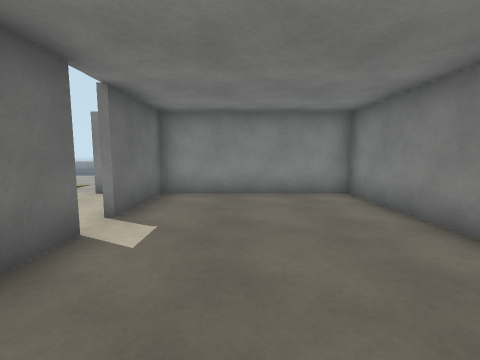
[1] (above)

24 first-person views from a walk through a robot-simulator world made for Gazebo. The camera is 1.2 m above the floor, tilts 6° down and sees 90° across. Floor lines are 1 m apart. The floor is counted in squares, 1 m on a side. Each view is taken from the middle of a square. On the plan, view 1 faces up. The plan holds only what a view shows up to about 11 squares ahead; the rest is blank. The place goes on beyond the plan. Robots are left out.

[2]
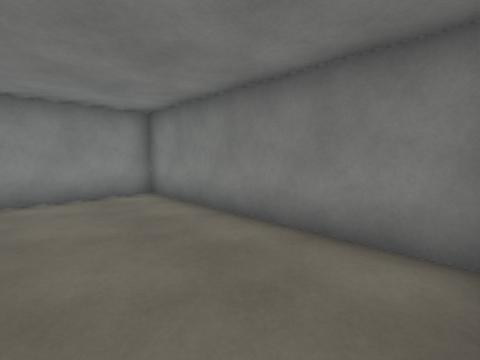

[3]
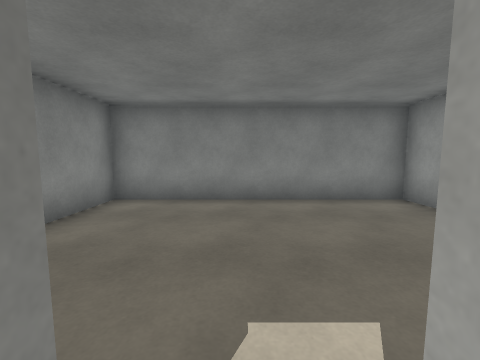

[4]
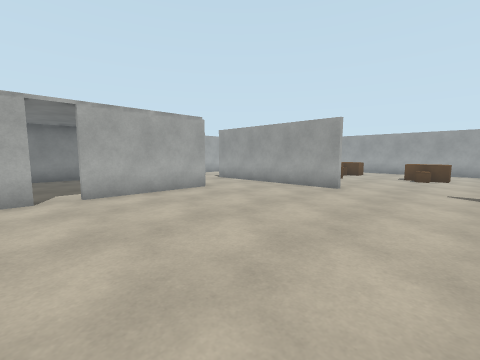

[5]
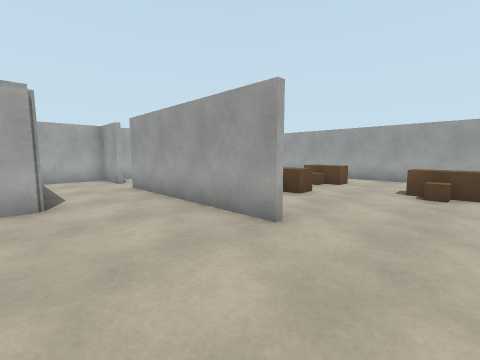

[6]
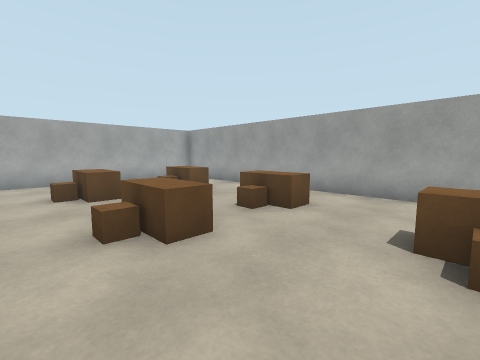

[7]
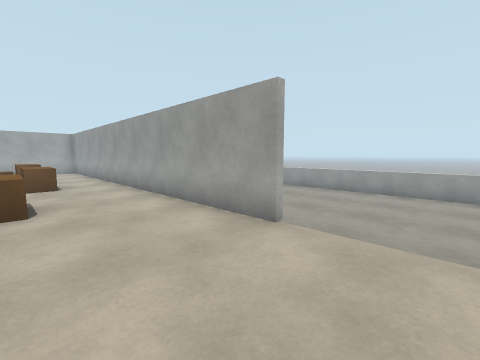

[8]
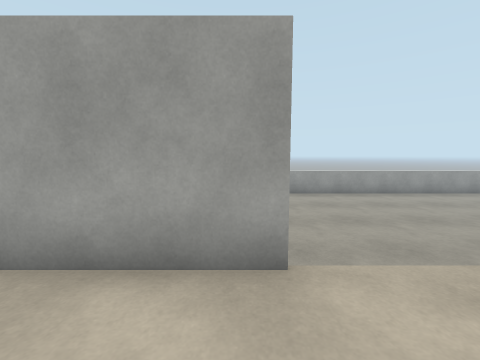

[9]
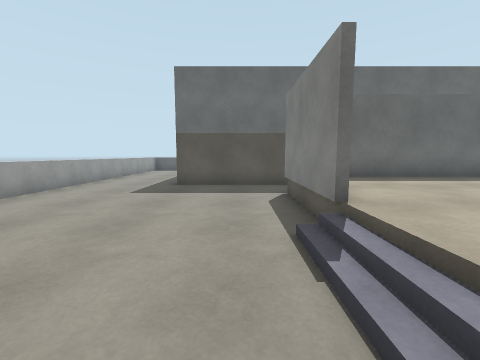

[10]
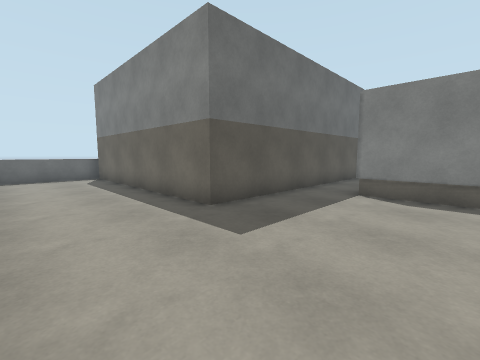

[11]
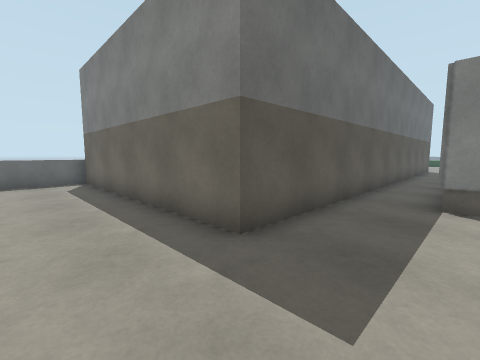

[12]
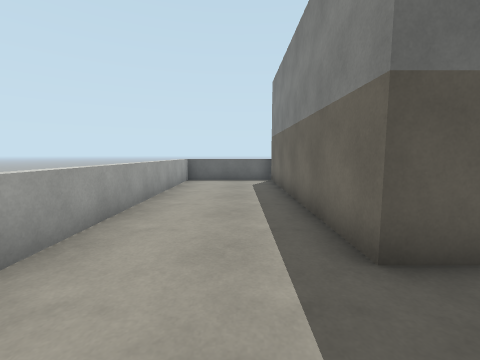

[13]
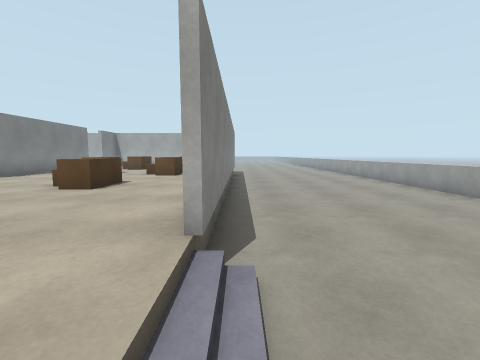

[14]
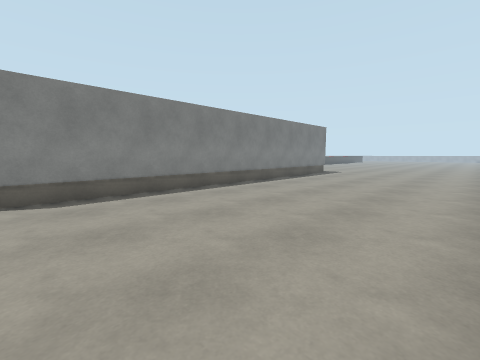

[15]
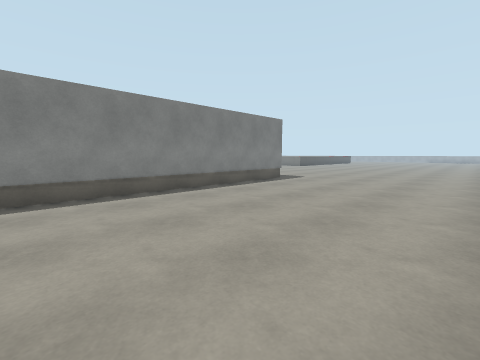

[16]
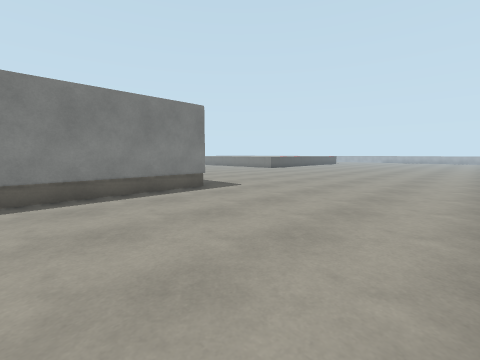

[17]
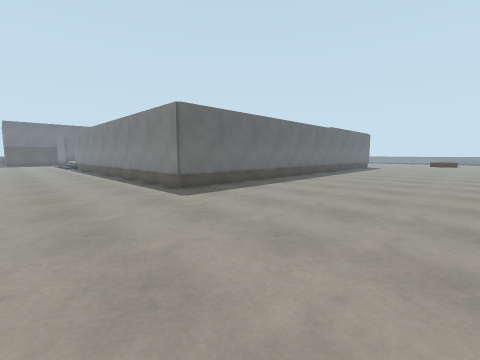

[18]
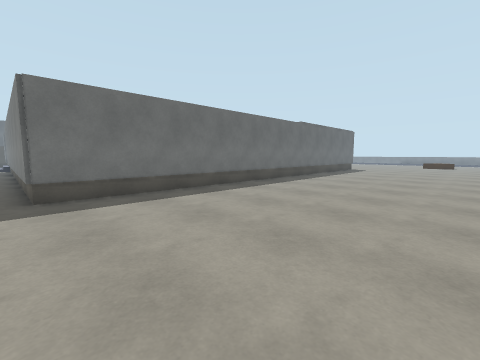

[19]
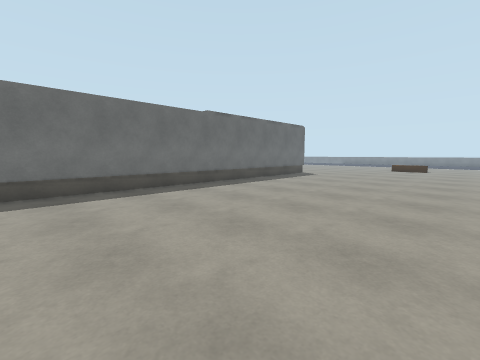

[20]
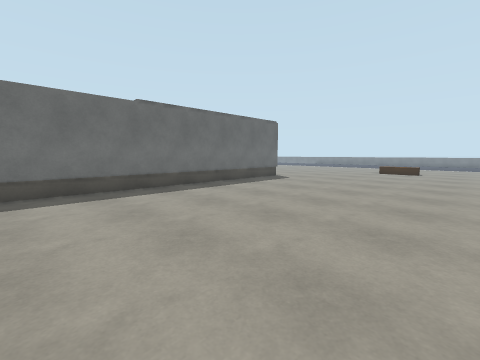

[21]
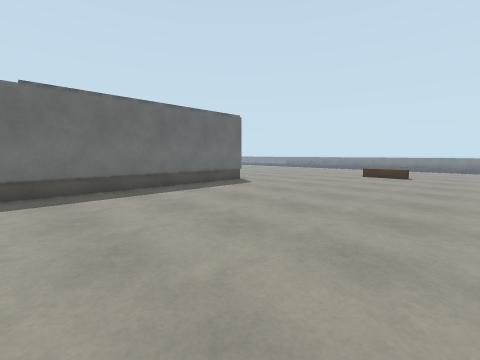

[22]
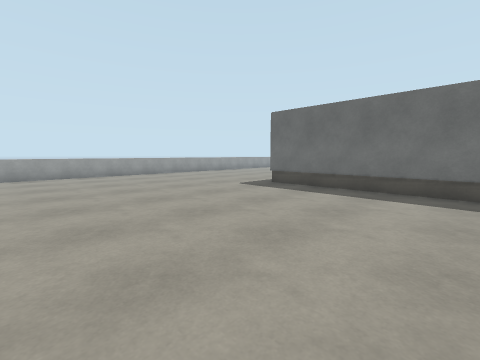

[23]
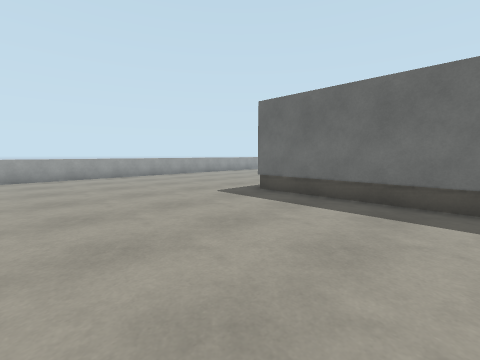

[24]
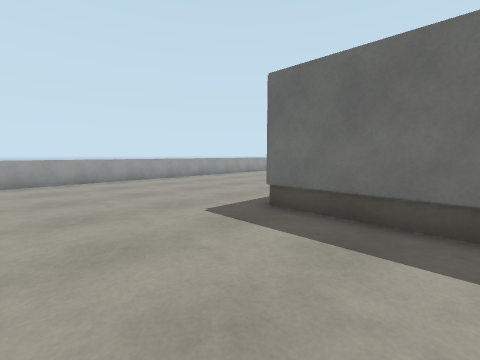

### Floor plan
Key: @ floor where view 1 was taken; # wall or solid block; . main floor; : floor 0.5 m higher than the main floor; / step, stairs or slope; = window, fence, low wall or low ledge; B brown box; G grey box; O other object.
Columns run from 32 left of view 1 to 12 right of it. Each row starts with its distance up from view 1.
  7                             #########........
  6                             ::#:::::#........
  5                       ::::::::#:::::#........
  4                       ::::::::::::::#........
  3                       ::::::::#:::::#........
  2                       ::::::::#:::::#........
  1                       ::::::::#:::::#........
  0                       ::::::::# @:::#........
 -1                       ::::::::#   ###........
 -2                       ::::::::::::::#........
 -3                       ::::::::::::::#........
 -4                       ::::#######:GG#........
 -5                       ::::::::::::::#........
 -6          G..          ::::::B:::B:::#........
 -7          G..#         :::::BB :BB   #........
 -8          G..#:        ::B::::       #........
 -9          G..#::  ::::::BB:::B:  O   #........
-10          G..#::: ::::::::::BB::BB   #........
-11          G..#::::::::::::::::::::   #........
-12          G..#::::::::::::::::::::  ##........
-13          G..####////################.........
-14          G...................................
-15          G...................................
-16 =GGGGGGGGG...................................
-17 =............................................
-18 =............................................
-19 =............................................
-20 =............................................
-21  =====================   ====       =========

Where each view was taken, in squares from view 1:
view 1: 0 up, 0 right, facing up
view 2: 0 up, 0 right, facing up-right
view 3: 4 up, 3 left, facing right
view 4: 5 up, 10 left, facing down-right
view 5: 0 up, 9 left, facing down-right
view 6: 5 down, 8 left, facing down-right
view 7: 9 down, 15 left, facing down-right
view 8: 10 down, 12 left, facing down
view 9: 14 down, 13 left, facing left
view 10: 20 down, 18 left, facing up-left
view 11: 19 down, 20 left, facing up-left
view 12: 18 down, 20 left, facing left
view 13: 13 down, 15 left, facing right
view 14: 20 down, 12 left, facing up-right
view 15: 20 down, 7 left, facing up-right
view 16: 20 down, 2 left, facing up-right
view 17: 17 down, 11 right, facing up-left
view 18: 13 down, 11 right, facing up-left
view 19: 7 down, 12 right, facing up-left
view 20: 4 down, 12 right, facing up-left
view 21: 1 down, 12 right, facing up-left
view 22: 6 down, 12 right, facing down-left
view 23: 7 down, 10 right, facing down-left
view 24: 9 down, 8 right, facing down-left
